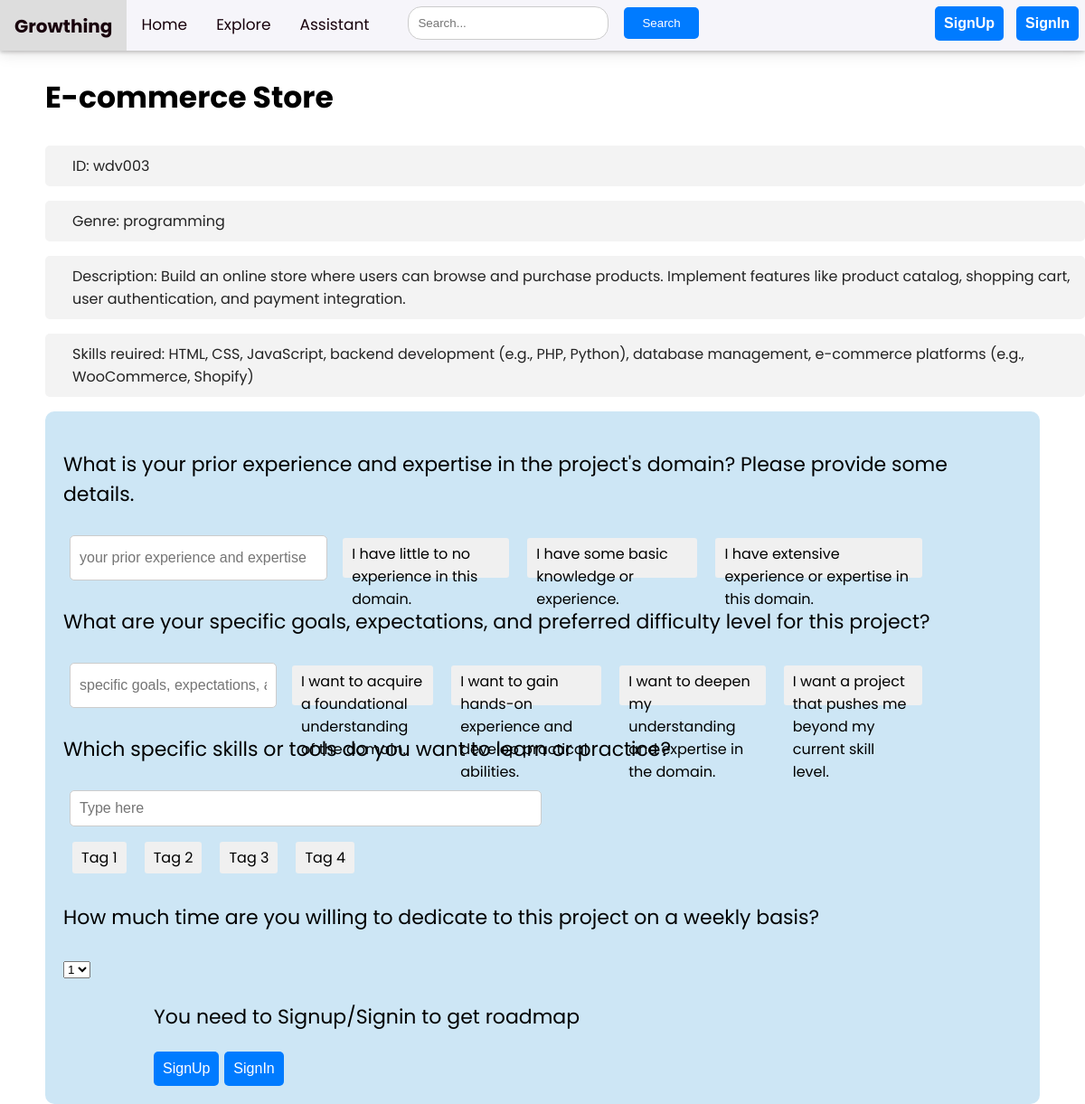
/project/wdv003/, run on the app's committed database.
### appname/models.py (models this page shows, shortened)
class Project(models.Model):
    title = models.CharField(max_length=100)
    emoji = models.CharField(max_length=200, null=True)
    description = models.TextField()
    skills = models.CharField(max_length=200)
    tools = models.CharField(max_length=200, null=True)
    genre = models.CharField(max_length=20, choices=genre, default='misc')
    project_id = models.CharField(max_length=100)

### appname/views.py (the view)
# urls.py: path("project/<str:pk>/", views.project_content, name="project"),
def project_content(request,pk):
    project = Project.objects.get(project_id = pk)
    return render(request,'project.html', context={'project':project })

### templates/project.html (shortened to what this page needs)
<!DOCTYPE html>
<html>
<head>
  <link rel="stylesheet" type="text/css" href="styles.css">
</head>
<body>
  <div class="sticky-top">
    <nav style="box-shadow: 0 2px 4px rgba(0, 0, 0, 0.2)">
      <div class="navbar">
        <a class="logo" href="/">Growthing</a>
        <a href="/home">Home</a>
        <a href="/explore">Explore</a>
        <a href="/assistant">Assistant</a>
        <div class="search-bar">
          <input type="text" placeholder="Search...">
          <button type="submit">Search</button>
        </div>
        <div class="user">
          {% if user.is_authenticated %}
          <a href="/signout"><button class="user-button" type="submit">SignOut</button></a>
          {% else %}
          <a href="/signup"><button class="user-button" type="submit">SignUp</button></a>
          <a href="/signin"><button class="user-button" type="submit">SignIn</button></a>
          {% endif %}
        </div>
      </div>
    </nav>
    <main>
      <div class="project_info">
        <h2>{{project.title}}</h2>
        <p>ID: {{project.project_id}} </p>
        <p>Genre: {{project.genre}}</p>
        <p>Description: {{project.description}}</p>
        <p>Skills reuired: {{project.skills}}</p>
      </div>
      <div class="user-input">
        <div class="grid-item">
          <form method="POST" action="{% url 'generate_roadmap' pk=project.project_id username=user.username %}">
            <P>What is your prior experience and expertise in the project's domain? Please provide some details.</P>
            <div class="input-container">
              <input type="text" class="input-text" name="experience" placeholder="your prior experience and expertise">
              <div class="suggestions">
                <span class="suggestion">I have little to no experience in this domain.</span>
                <span class="suggestion">I have some basic knowledge or experience.</span>
                <span class="suggestion">I have extensive experience or expertise in this domain.</span>
              </div>
            </div>
            <P>What are your specific goals, expectations, and preferred difficulty level for this project?</P>
            <div class="input-container">
              <input type="text" class="input-text" name="expectation" placeholder="specific goals, expectations, and preferred difficulty level">
              <div class="suggestions">
                <span class="suggestion">I want to acquire a foundational understanding of the domain.</span>
                <span class="suggestion">I want to gain hands-on experience and develop practical abilities.</span>
                <span class="suggestion">I want to deepen my understanding and expertise in the domain.</span>
                <span class="suggestion">I want a project that pushes me beyond my current skill level.</span>
              </div>
            </div>
            <P>Which specific skills or tools do you want to learn or practice?</P>
            <div class="tag-input-container">
              <input type="text" class="tag-input" name="specific-skills" placeholder="Type here">
              <div class="tag-suggestions">
                <span class="tag-suggestion">Tag 1</span>
                <span class="tag-suggestion">Tag 2</span>
                <span class="tag-suggestion">Tag 3</span>
                <span class="tag-suggestion">Tag 4</span>
              </div>
            </div>
            <p>How much time are you willing to dedicate to this project on a weekly basis?</p>
            <select id="number-select">
              <option value="1">1</option>
            </select>
            <div class="btn">
              {% if user.is_authenticated %}
              {% comment %} {% for project in project_pro001 %} {% endcomment %}
              <button class="btn" type="submit">Create Roadmap</button>
            </div>
          </form>
        </div>
      </div>
      {% else %}
      <p>You need to Signup/Signin to get roadmap</p>
      <a href="/signup"><button class="user-button" type="submit">SignUp</button></a>
      <a href="/signin"><button class="user-button" type="submit">SignIn</button></a>
      {% endif %}
</body>
</html>

### templates/styles.css (style rules this page uses)
.grid-item { background-color: #ccc; padding: 10px; }
.input-container { position: relative; display: flex; height: 8vh; width: 80vw; }

### templates/project.html (style rules this page uses)
body { font-family: 'Poppins'; font-size: 22px; margin: 0; padding: 0; height: 100%; }
.navbar { background-color: #F6F5FA; overflow: hidden; box-shadow: 0px 4px 16px 0px rgba(24, 2, 12, 0.10); height: 7vh; }
.navbar a { float: left; color: #18020c; text-align: center; padding: 14px 16px; text-decoration: none; font-size: 17px; }
.navbar .logo { display: block; float: left; padding: 14px 16px; font-size: 20px; font-weight: bold; text-decoration: none; color: #0066FF; }
.navbar .search-bar { display: flex; float: left; margin-left: 20px; align-items: center; }
.navbar .search-bar input[type="text"] { margin: 7px; padding: 10px; border: 1px solid #ccc; border-radius: 15px; width: 200px; }
.navbar .search-bar button[type="submit"] { padding: 10px 20px; margin-left: 10px; border: none; border-radius: 5px; background-color: #007bff; color: #fff; cursor: pointer; }
.navbar .user-button { float: right; padding: 10px 20px; font-size: 16px; font-weight: bold; text-align: center; text-decoration: none; border: none; border-radius: 5px; color: #fff; background-color: #007bff; cursor: pointer; margin: 7px; }
.navbar::after { content: ""; display: table; clear: both; }
.navbar .user { float: right; }
.navbar .user .user-button { float: right; font-size: 16px; text-align: center; text-decoration: none; border: none; border-radius: 5px; color: #fff; background-color: #007bff; cursor: pointer; margin: 7px; padding: 10px; }
.navbar .user a { text-decoration: none; color: #fff; padding: 0px; margin: 0px; }
.project_info { margin-left: 50px; }
.project_info p { color: #232323; padding-left: 30px; padding-top: 10px; padding-bottom: 10px; border-radius: 5px; font-size: 16px; background-color: #f3f3f3; }
.btn { margin-left: 100px; }
.btn button { font-size: 16px; text-align: center; text-decoration: none; border: none; border-radius: 5px; color: #fff; background-color: #007bff; cursor: pointer; padding: 10px; }
.grid-item { background-color: #CDE6F5; padding: 20px; border-radius: 10px; margin-left: 50px; margin-right: 50px; }
.input-container { margin-bottom: 10px; }
.suggestions { display: flex; }
.suggestion { cursor: pointer; padding: 5px 10px; background-color: #f0f0f0; border-radius: 3px; margin: 10px; font-size: 16px; }
.input-container input[type="text"] { margin: 7px; padding: 10px; border: 1px solid #ccc; border-radius: 5px; width: 500px; font-size: 16px; }
.tag-input-container { margin-bottom: 10px; }
.tag-input-container input { margin: 7px; padding: 10px; border: 1px solid #ccc; border-radius: 5px; width: 500px; font-size: 16px; }
.tag-suggestions { display: flex; flex-wrap: wrap; }
.tag-suggestion { cursor: pointer; padding: 5px 10px; background-color: #f0f0f0; border-radius: 3px; margin: 10px; font-size: 16px; }

### data on the page
Project: title "E-commerce Store", project_id "wdv003", genre "programming", description "Build an online store where users can browse and purchase products. Implement features like product catalog, shopping cart, user authentication, and payment integration.", skills "HTML, CSS, JavaScript, backend development (e.g., PHP, Python), database management, e-commerce platforms (e.g., WooCommerce, Shopify)"
